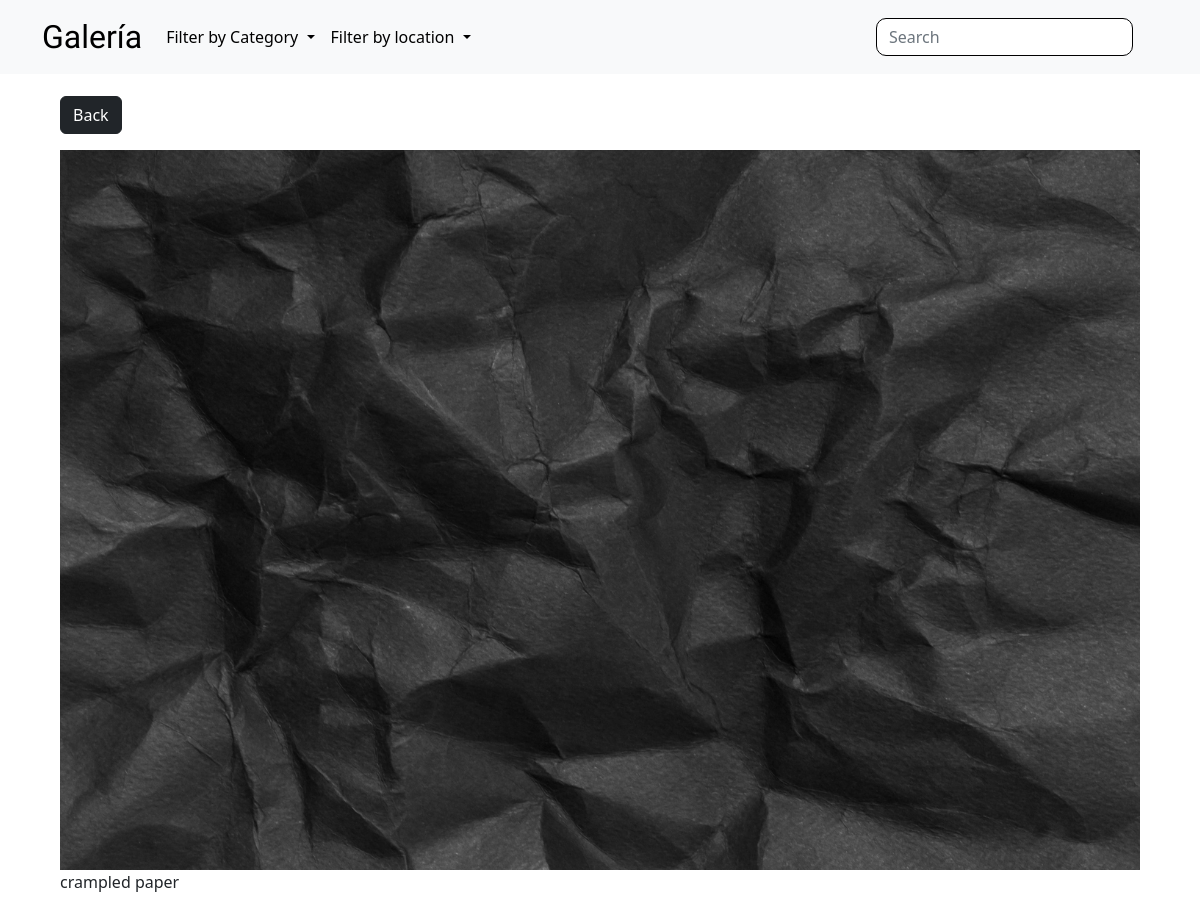
Screenshot of /photo/9/ with the database file from the repository.
### gallery/models.py (models this page shows, shortened)
class Image(models.Model):
    image = models.ImageField(upload_to= 'media/', default='')
    name = models.CharField(max_length=20)
    description = models.CharField(max_length=255, null=False, blank=False)
    category = models.ForeignKey(Category, on_delete=models.SET_NULL, null=True)
    location =  models.ForeignKey(Location, on_delete=models.SET_NULL , null=True)

### gallery/views.py (the view)
# urls.py: path('photo/<str:pk>/', views.viewPhoto,name='photo'),
def viewPhoto(request,pk):
    images = Image.objects.get(id=pk)
    return render(request,'gallery/photo.html',{'images':images})

### gallery/templates/gallery/photo.html
{% extends 'gallery/base.html' %} {% block content %}
    <div class="container">
        <div class="row justify-content-center">
            <div class="col">
                <a href="{%url 'gallery' %}" class="btn btn-dark mt-5 my-3">Back</a>
                <div style="height:90vh;">
                    <img style="max-width: 100%; max-height: 100%;"
                    src="{{images.image.url}}" alt="card image cap">
                    <p>{{images.description}}</p>
                </div>
            </div>
        </div>
    </div>
{% endblock %}

### rows the page displays
Image: image (picture), description "crampled paper"
